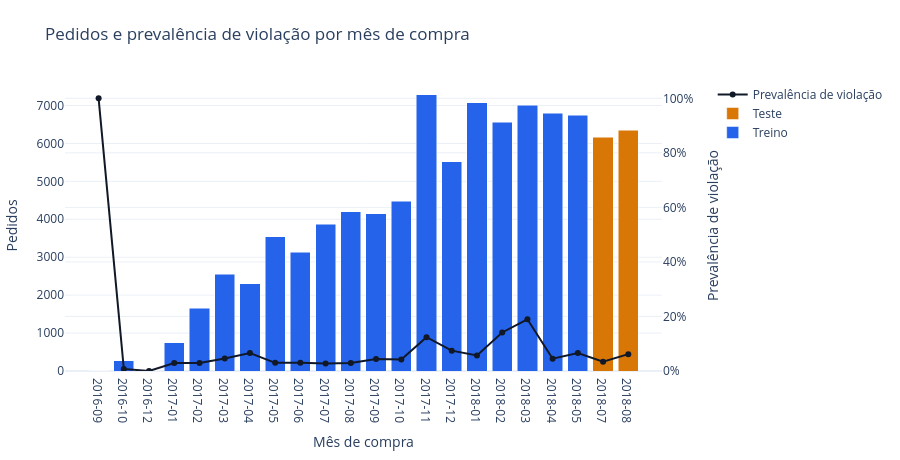

This figure's notebook cell:
### Markdown cell above
## 3. Alvo por dia de calendário e censura

A violação do SLA é definida por dia de calendário: um pedido é marcado como violação quando a data de entrega, truncada para o dia, é posterior à data estimada, também truncada. O horário da entrega, portanto, não conta, e uma entrega feita no próprio dia prometido não é atraso. O atraso em dias, usado apenas na regressão descritiva, é a diferença entre as duas datas.

O fim da série impõe censura à direita (Klein e Moeschberger, 2003): pedidos enviados em julho e agosto de 2018 e ainda sem entrega na extração não têm desfecho observado. Conforme o P-02, esses pedidos são excluídos da população supervisionada, e o cenário que os trata como violação serve apenas de limite superior descritivo, sem alimentar nenhuma métrica de modelo. As tabelas e o gráfico a seguir mostram o alvo na população supervisionada, a sensibilidade à censura na janela de teste do F1 e, por mês de compra, o número de pedidos e a prevalência de violações nos períodos de treino e de teste, sem o mês de junho de 2018.

### Code cell
from ecom_delivery_sla_viz.report import plot_monthly_prevalence

target = pd.DataFrame(
    {
        "orders": [len(supervised)],
        "breaches": [int(supervised["sla_breach"].sum())],
        "prevalence": [supervised["sla_breach"].mean()],
    }
)
display(target)
display(f1["censoring"])
display(f1["monthly_prevalence"])
plot_monthly_prevalence(f1["monthly_prevalence"], language=LANG).show()

### Figure 1 — Plotly figure (JSON) as saved in the notebook; plotly's stock layout.template omitted (floating-point values rounded to 4 significant figures)
{"data": [{"hovertemplate": "%{x}<br>Pedidos: %{y:,.0f}<extra></extra>", "marker": {"color": "#2563EB"}, "name": "Treino", "type": "bar", "x": ["2016-09", "2016-10", "2016-12", "2017-01", "2017-02", "2017-03", "2017-04", "2017-05", "2017-06", "2017-07", "2017-08", "2017-09", "2017-10", "2017-11", "2017-12", "2018-01", "2018-02", "2018-03", "2018-04", "2018-05"], "xaxis": "x", "y": [1, 265, 1, 750, 1653, 2546, 2303, 3545, 3135, 3872, 4193, 4150, 4478, 7288, 5513, 7069, 6555, 7003, 6798, 6749], "yaxis": "y"}, {"hovertemplate": "%{x}<br>Pedidos: %{y:,.0f}<extra></extra>", "marker": {"color": "#D97706"}, "name": "Teste", "type": "bar", "x": ["2018-07", "2018-08"], "xaxis": "x", "y": [6156, 6351], "yaxis": "y"}, {"hovertemplate": "%{x}<br>Prevalência de violação: %{y:.1%}<extra></extra>", "line": {"color": "#111827"}, "mode": "lines+markers", "name": "Prevalência de violação", "type": "scatter", "x": ["2016-09", "2016-10", "2016-12", "2017-01", "2017-02", "2017-03", "2017-04", "2017-05", "2017-06", "2017-07", "2017-08", "2017-09", "2017-10", "2017-11", "2017-12", "2018-01", "2018-02", "2018-03", "2018-04", "2018-05", "2018-07", "2018-08"], "xaxis": "x", "y": [1.0, 0.007547, 0.0, 0.02933, 0.02964, 0.04556, 0.06557, 0.0299, 0.0303, 0.02789, 0.0291, 0.04386, 0.04176, 0.124, 0.07455, 0.05701, 0.1413, 0.1896, 0.04501, 0.06564, 0.03379, 0.06188], "yaxis": "y2"}], "layout": {"barmode": "stack", "height": 460, "margin": {"b": 80, "l": 60, "r": 60, "t": 80}, "title": {"text": "Pedidos e prevalência de violação por mês de compra"}, "xaxis": {"anchor": "y", "domain": [0, 0.94], "title": {"text": "Mês de compra"}, "type": "category"}, "yaxis": {"anchor": "x", "domain": [0, 1], "title": {"text": "Pedidos"}}, "yaxis2": {"anchor": "x", "overlaying": "y", "rangemode": "tozero", "side": "right", "tickformat": ".0%", "title": {"text": "Prevalência de violação"}}}}
